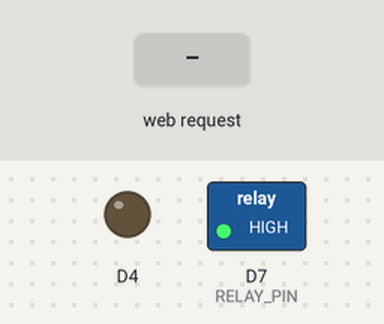
Bench run of a sketch on a simulated ESP8266 (Wemos D1 mini). On the bench: switched loads named in the sketch (green lamp = pin HIGH), output pins drawn as LEDs (lit = HIGH). The inputs (shaded band) are chosen by the test bench. WiFi joins after 1.5 s; servers stay silent unless stated; what the sketch prints to the serial monitor is not drawn.

Above: at 2.7 s.
2.8 s: HTTP request GET /high received
At 3.5 s:
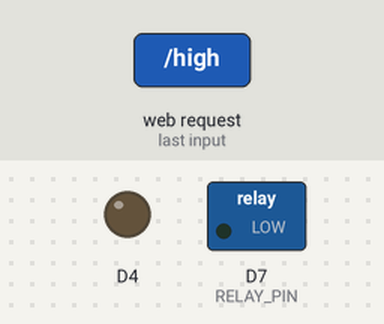
4.3 s: HTTP request GET /low received
At 4.7 s:
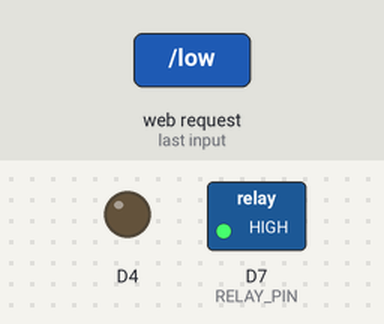
Timing chart, 0 to 7.3 s (numbered marks = the images above; inputs shaded):
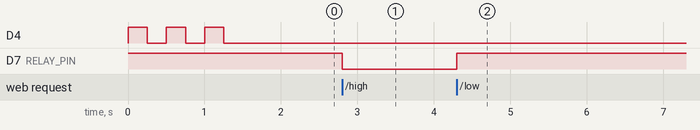

The sketch:

wemos_laptop_auto_cut_charger.ino
```cpp
//============================================================
// Smart Laptop Battery Manager - ESP8266 Firmware
// Author: Saptadeep Chandra
//
// Description:
// This program receives HTTP requests from a Python application
// running on a laptop. Based on the battery percentage, it
// controls a relay to switch the laptop charger ON or OFF.
//
// Endpoints:
//   /high -> Battery Full  -> Charger OFF
//   /low  -> Battery Low   -> Charger ON
//============================================================


//---------------------- Library Files ------------------------
#include <ESP8266WiFi.h>        // Wi-Fi functionality
#include <ESP8266WebServer.h>   // Creates an HTTP web server
#include <ESP8266mDNS.h>        // Allows access using esp8266.local


//---------------- Function Prototypes ------------------------
void handle_Full_Charge();
void handle_Low_Charge();


//---------------- Wi-Fi Credentials --------------------------
const char* ssid = "Saptadeep";
const char* password = "21032003";


// Create a web server object running on port 80 (HTTP)
ESP8266WebServer server(80);


//---------------- Hardware Configuration ---------------------
#define RELAY_PIN D7    // Relay module connected to GPIO D7


//============================================================
// Function: handle_Full_Charge()
// Description:
// Called when the Python program detects that the laptop battery
// has reached the upper charging threshold.
//
// Action:
//   - Turns OFF the relay
//   - Disconnects the charger
//   - Sends a confirmation message to the Python application
//============================================================
void handle_Full_Charge()
{
    digitalWrite(RELAY_PIN, LOW);      // Relay OFF (depends on relay logic)

    server.send(200, "text/plain", "D7 LOW");
}


//============================================================
// Function: handle_Low_Charge()
// Description:
// Called when the laptop battery falls below the lower threshold.
//
// Action:
//   - Turns ON the relay
//   - Connects the charger
//   - Sends confirmation back to the Python application
//============================================================
void handle_Low_Charge()
{
    digitalWrite(RELAY_PIN, HIGH);     // Relay ON

    server.send(200, "text/plain", "D7 HIGH");
}


//============================================================
// setup()
// Runs only once after the ESP8266 powers up or resets.
//============================================================
void setup()
{
    // Start Serial Monitor for debugging
    Serial.begin(115200);

    // Configure relay pin as output
    pinMode(RELAY_PIN, OUTPUT);

    // Built-in LED (D4) used as Wi-Fi connection indicator
    pinMode(D4, OUTPUT);

    // Keep charger ON initially
    // (Failsafe: laptop continues charging until commands arrive)
    digitalWrite(RELAY_PIN, HIGH);


    //---------------- Connect to Wi-Fi ----------------
    WiFi.begin(ssid, password);

    // Blink LED until Wi-Fi connection is established
    while (WiFi.status() != WL_CONNECTED)
    {
        digitalWrite(D4, HIGH);
        delay(250);

        digitalWrite(D4, LOW);
        delay(250);
    }

    Serial.println("\nConnected!");
    Serial.print("IP Address: ");
    Serial.println(WiFi.localIP());


    //---------------- Start mDNS ----------------
    // Allows access using:
    // http://esp8266.local
    // instead of remembering the IP address.
    if (MDNS.begin("esp8266"))
    {
        Serial.println("mDNS started: http://esp8266.local");
    }


    //---------------- Register HTTP Endpoints ----------------
    // When browser/Python accesses:
    // http://esp8266.local/high
    // handle_Full_Charge() will execute.
    server.on("/high", handle_Full_Charge);

    // When browser/Python accesses:
    // http://esp8266.local/low
    // handle_Low_Charge() will execute.
    server.on("/low", handle_Low_Charge);


    // Start the HTTP server
    server.begin();
}


//============================================================
// loop()
// Runs continuously after setup() finishes.
//============================================================
void loop()
{
    // Listen for incoming HTTP requests
    server.handleClient();

    // Update mDNS service
    MDNS.update();


    //---------------- Wi-Fi Reconnection ----------------
    // If Wi-Fi disconnects, keep trying to reconnect
    // while blinking the onboard LED.
    while (WiFi.status() != WL_CONNECTED)
    {
        digitalWrite(D4, HIGH);
        delay(250);

        digitalWrite(D4, LOW);
        delay(250);
    }
}
```

Measured:
- after the input at 2.8 s, D7 (RELAY_PIN): HIGH → LOW at once
- after the input at 4.3 s, D7 (RELAY_PIN): LOW → HIGH at once
